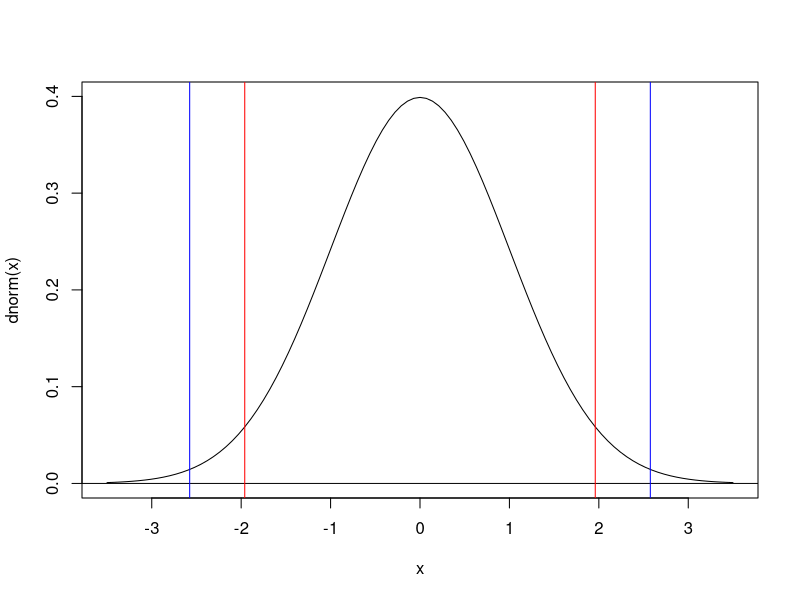
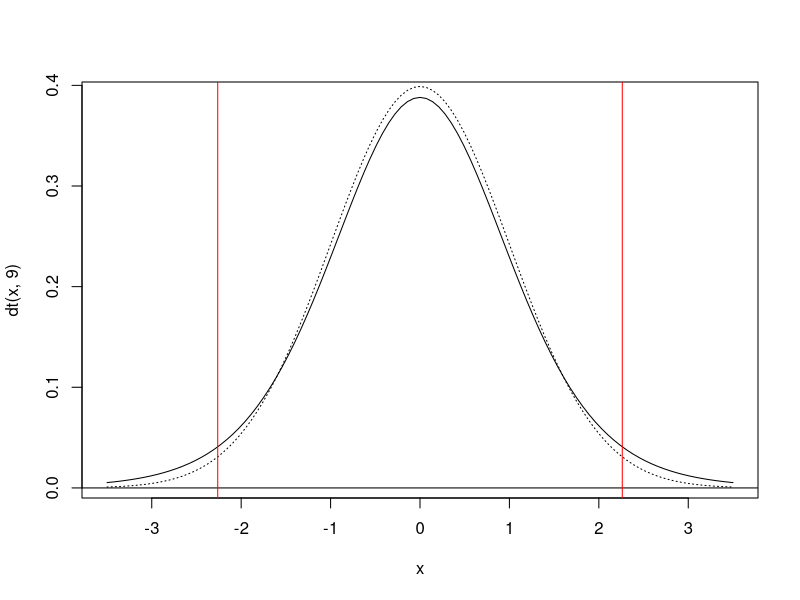
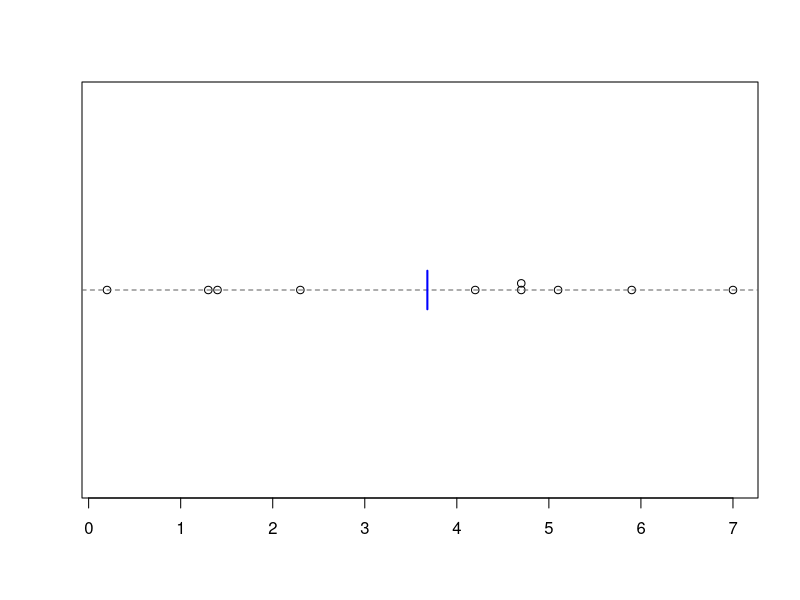
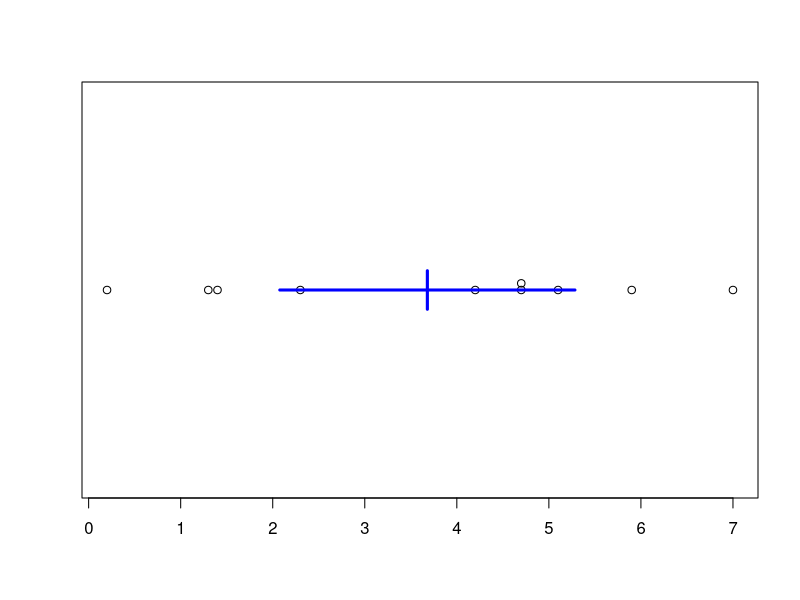
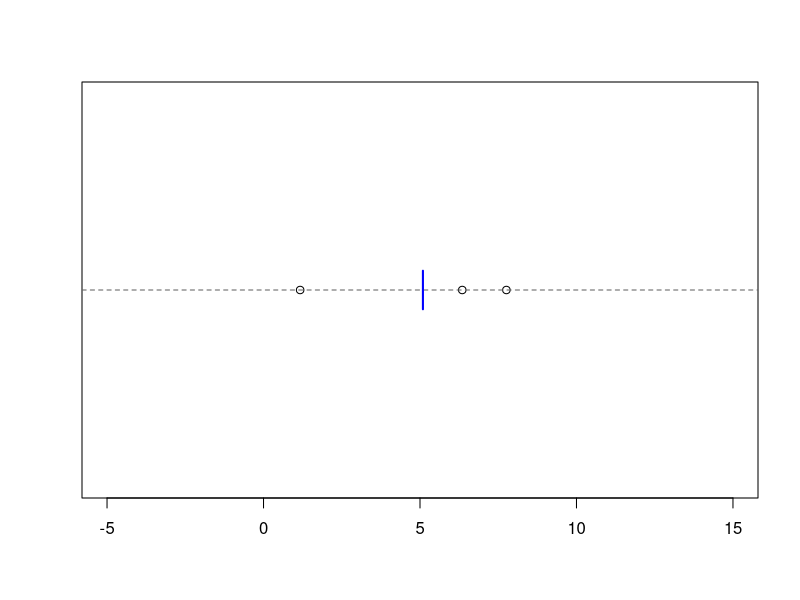
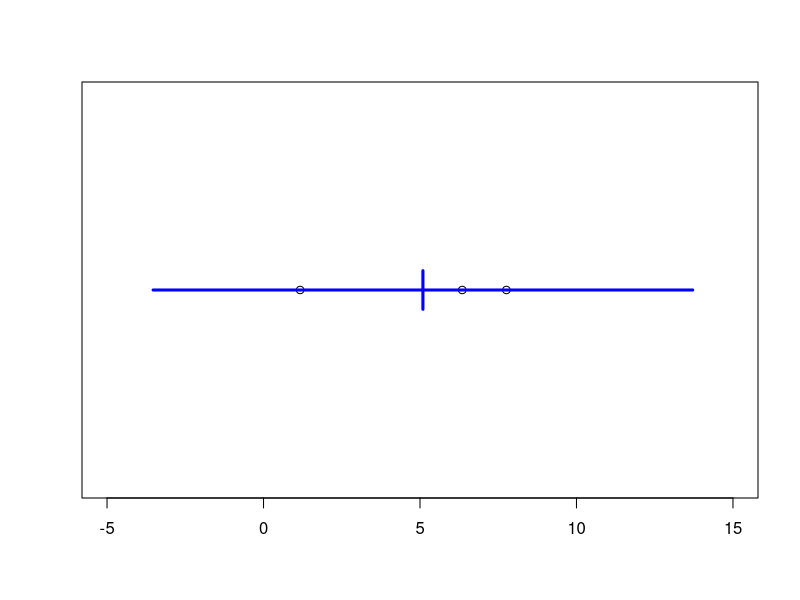
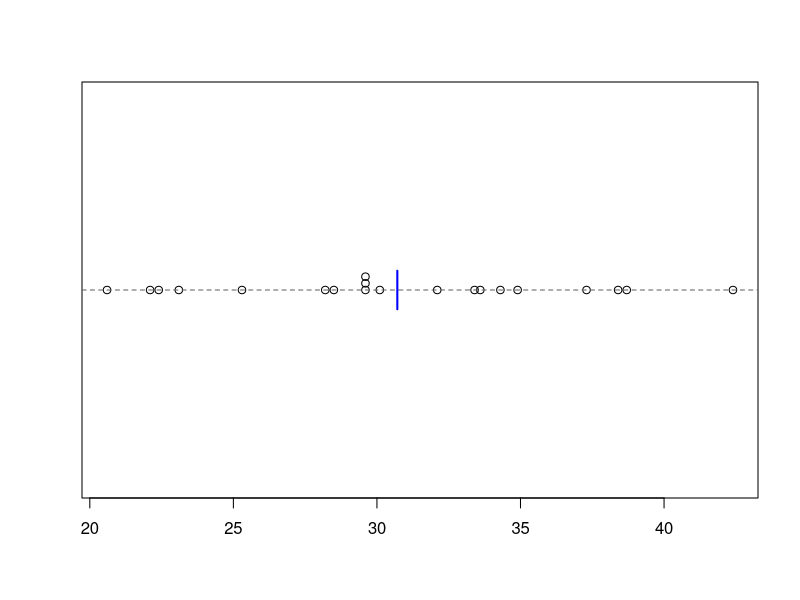
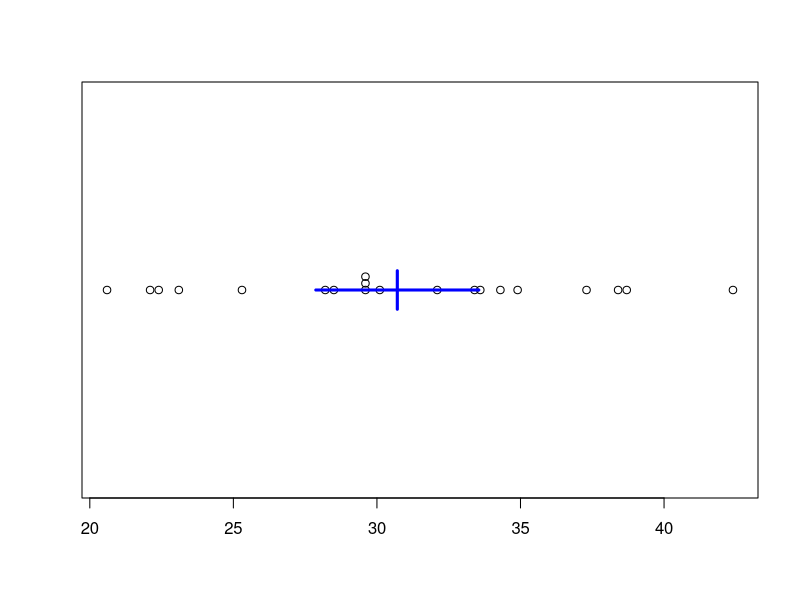

Reproduce these figures in R, in order.
## ---- chunk 1
knitr::opts_chunk$set(echo=TRUE, fig.align="center")
options(width=110)
## ---- chunk 2
curve(dnorm,-3.5,3.5)
abline(h=0)
qnorm(0.025)
abline(v=qnorm(0.025),col="red")
qnorm(0.975)
abline(v=qnorm(0.975),col="red")
qnorm(0.005)
abline(v=qnorm(0.005),col="blue")
qnorm(0.995)
abline(v=qnorm(0.995),col="blue")
## ---- chunk 3
set.seed(1)
x <- rnorm(10,mean=5,sd=2)
x
mean(x)
qnorm(0.975)
mean(x) - qnorm(0.975) * 2/sqrt(10)
mean(x) + qnorm(0.975) * 2/sqrt(10)
ci1 <- c(mean(x) - qnorm(0.975) * 2/sqrt(10), mean(x) + qnorm(0.975) * 2/sqrt(10))
ci1
## ---- chunk 4
y <- rnorm(10,mean=5,sd=2)
y
mean(y)
ci2 <- c(mean(y) - qnorm(0.975) * 2/sqrt(10), mean(y) + qnorm(0.975) * 2/sqrt(10))
ci2
## ---- chunk 5
ci1
ci2
mean(ci1)
mean(ci2)
diff(ci1)
diff(ci2)
2*qnorm(0.975)*2/sqrt(10)
## ---- chunk 6
qt(0.975,9)
qt(0.975,19)
qt(0.975,29)
qt(0.975,2:50)
## ---- chunk 7
curve(dt(x,9),-3.5,3.5)
abline(h=0)
curve(dnorm,-3.5,3.5,add=TRUE,lty="dotted")
qt(0.025,9)
abline(v=qt(0.025,9),col="red")
qt(0.975,9)
abline(v=qt(0.975,9),col="red")
## ---- chunk 8
x <- c(0.2, 1.3, 1.4, 2.3, 4.2, 4.7, 4.7, 5.1, 5.9, 7.0)
x
stripchart(x,method="stack",pch=1,ylim=c(0,2))
abline(h=1,lty=2,col="gray40")
segments(mean(x),0.9,mean(x),1.1, col="blue",lwd=2)
## ---- chunk 9
length(x)
mean(x)
sd(x)
sd(x)/sqrt(length(x))
qt(0.975,length(x)-1)
mean(x) - qt(0.975,length(x)-1) * sd(x)/sqrt(length(x))
mean(x) + qt(0.975,length(x)-1) * sd(x)/sqrt(length(x))
mean(x) + c(-1,1) * qt(0.975,length(x)-1) * sd(x)/sqrt(length(x))
round(mean(x) + c(-1,1) * qt(0.975,length(x)-1) * sd(x)/sqrt(length(x)), 2)
## ---- chunk 10
t.test(x)
attributes(t.test(x))
t.test(x)$conf.int
round(t.test(x)$conf.int,2)
## ---- chunk 11
ci <- t.test(x)$conf.int
stripchart(x,method="stack",pch=1,ylim=c(0,2))
segments(mean(x),0.9,mean(x),1.1, col="blue",lwd=3)
segments(ci[1],1,ci[2],1, col="blue",lwd=3)
## ---- chunk 12
qt(0.975,length(x)-1)
qt(0.995,length(x)-1)
mean(x) + c(-1,1) * qt(0.995,length(x)-1) * sd(x)/sqrt(length(x))
t.test(x,conf.level=0.99)
t.test(x,conf.level=0.99)$conf.int
## ---- chunk 13
x <- c(1.17, 6.35, 7.76)
x
stripchart(x,pch=1,xlim=c(-5,15),ylim=c(0,2))
abline(h=1,lty=2,col="gray40")
segments(mean(x),0.9,mean(x),1.1, col="blue",lwd=2)
## ---- chunk 14
length(x)
mean(x)
sd(x)
sd(x)/sqrt(length(x))
qt(0.975,length(x)-1)
mean(x) + c(-1,1) * qt(0.975,length(x)-1) * sd(x)/sqrt(length(x))
t.test(x)$conf.int
## ---- chunk 15
ci <- t.test(x)$conf.int
stripchart(x,pch=1,xlim=c(-5,15),ylim=c(0,2))
segments(mean(x),0.9,mean(x),1.1, col="blue",lwd=3)
segments(ci[1],1,ci[2],1, col="blue",lwd=3)
## ---- chunk 16
x <- c(34.9, 28.5, 34.3, 38.4, 29.6,
       29.6, 38.7, 22.4, 30.1, 23.1,
       29.6, 33.4, 20.6, 33.6, 42.4,
       28.2, 25.3, 22.1, 37.3, 32.1)
x
stripchart(x,method="stack",pch=1,ylim=c(0,2))
abline(h=1,lty=2,col="gray40")
segments(mean(x),0.9,mean(x),1.1, col="blue",lwd=2)
## ---- chunk 17
length(x)
mean(x)
sd(x)
sd(x)/sqrt(length(x))
qt(0.975,length(x)-1)
mean(x) + c(-1,1) * qt(0.975,length(x)-1) * sd(x)/sqrt(length(x))
t.test(x)$conf.int
## ---- chunk 18
ci <- t.test(x)$conf.int
stripchart(x,method="stack",pch=1,ylim=c(0,2))
segments(mean(x),0.9,mean(x),1.1, col="blue",lwd=3)
segments(ci[1],1,ci[2],1, col="blue",lwd=3)
## ---- chunk 19
x <- c(59.2, 54.6, 58.1, 41.8, 64.7, 50.8, 51.6, 47.0, 66.3, 58.1)
y <- c(73.3, 91.4, 69.1, 104.2, 64.6, 78.4, 56.4, 55.6, 61.1, 39.8, 43.9, 63.6, 78.6, 76.5, 45.1, 90.2)
list(x,y)
par(las=1)
stripchart(list(x,y),method="stack",pch=1,group.names=c("A","B"),ylim=c(0,3))
stripchart(list(x,y),method="jitter",jitter=0.05,pch=1,group.names=c("A","B"),ylim=c(0,3))
## ---- chunk 20
mean(x)
mean(y)
mean(x) - mean(y)
sd(x)
sd(y)
var(x)
var(y)
nx <- length(x)
nx
ny <- length(y)
ny
spooled <- sqrt( (var(x)*(nx-1)+var(y)*(ny-1)) / (nx+ny-2))
spooled
spooled * sqrt(1/nx+1/ny)
qt(0.975,nx+ny-2) 
mean(x)-mean(y) - qt(0.975,nx+ny-2) * spooled * sqrt(1/nx+1/ny) 
mean(x)-mean(y) + qt(0.975,nx+ny-2) * spooled * sqrt(1/nx+1/ny) 
mean(x)-mean(y) + c(-1,1) * qt(0.975,nx+ny-2) * spooled * sqrt(1/nx+1/ny) 
## ---- chunk 21
t.test(x)$conf
## ---- chunk 22
t.test(y)$conf
## ---- chunk 23
t.test(x,y,var.equal=TRUE)$conf
## ---- chunk 24
t.test(x,y)$conf
## ---- chunk 25
x
length(x)
sd(x)
## ---- chunk 26
curve(dchisq(x,df=nx-1),from=0,to=30)
abline(h=0)
qchisq(0.025,nx-1)
abline(v=qchisq(0.025,nx-1),lty="dotted",col="blue")
qchisq(0.975,nx-1)
abline(v=qchisq(0.975,nx-1),lty="dotted",col="blue")
## ---- chunk 27
L <- qchisq(0.025,nx-1)
U <- qchisq(0.975,nx-1)
sd(x) * sqrt((nx-1)/U)
sd(x) * sqrt((nx-1)/L)
sd(x) * sqrt((nx-1)/c(U,L))
## ---- chunk 28
var(x)
( sd(x)*sqrt((nx-1)/c(U,L)) )^2
var(x) * (nx-1) / c(U,L)
## ---- chunk 29
sdci <- function(x,conf.level=0.95){
  nx <- length(x)
  alpha <- 1-conf.level
  ci <- sd(x)*sqrt((nx-1)/qchisq(c(1-alpha/2,alpha/2),nx-1))
  return(ci)
}
## ---- chunk 30
sdci(x)
## ---- chunk 31
sdci(x,conf.level=0.99)
## ---- chunk 32
sdci(x)^2
## ---- chunk 33
sdci(y)
